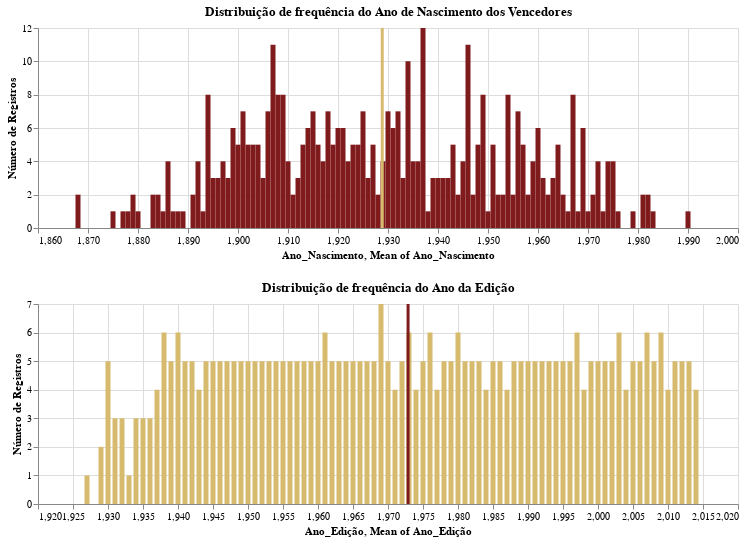

Notebook code cell kept with this figure:
### Code cell
birth_dist = alt.Chart(oscar).mark_bar(color=colors['red']).encode(
    alt.X('Ano_Nascimento:Q'),
    alt.Y('count()', title='Número de Registros'),
    tooltip='Ano_Nascimento:Q'
).properties(
    width=700,
    height=200,
    title={
        'text': 'Distribuição de frequência do Ano de Nascimento dos Vencedores',
        'anchor': 'middle'
    }
)

mean_birth = alt.Chart(oscar).mark_rule(color=colors['gold']).encode(
    x='mean(Ano_Nascimento)',
    size=alt.value(3)
)

edition_dist = alt.Chart(oscar).mark_bar(color=colors['gold']).encode(
    alt.X('Ano_Edição:Q'),
    alt.Y('count()', title='Número de Registros'),
    tooltip='Ano_Edição:Q'
).properties(
    width=700,
    height=200,
    title={
        'text': 'Distribuição de frequência do Ano da Edição',
        'anchor': 'middle'
    }
)

mean_edition = alt.Chart(oscar).mark_rule(color=colors['red']).encode(
    x='mean(Ano_Edição)',
    size=alt.value(3)
) 

(birth_dist + mean_birth) & (edition_dist + mean_edition)

### Figure 1 — Vega-Lite specification as saved in the notebook (floating-point values rounded to 4 significant figures; data arrays with more than 128 entries replaced by an {"elided": "..."} marker saying what was removed)
{"config": {"view": {"continuousWidth": 300, "continuousHeight": 300}}, "vconcat": [{"layer": [{"mark": {"type": "bar", "color": "#801B1D"}, "encoding": {"tooltip": {"field": "Ano_Nascimento", "type": "quantitative"}, "x": {"field": "Ano_Nascimento", "type": "quantitative"}, "y": {"aggregate": "count", "title": "Número de Registros", "type": "quantitative"}}, "title": {"text": "Distribuição de frequência do Ano de Nascimento dos Vencedores", "anchor": "middle"}}, {"mark": {"type": "rule", "color": "#D6BB6E"}, "encoding": {"size": {"value": 3}, "x": {"aggregate": "mean", "field": "Ano_Nascimento", "type": "quantitative"}}}], "height": 200, "width": 700}, {"layer": [{"mark": {"type": "bar", "color": "#D6BB6E"}, "encoding": {"tooltip": {"field": "Ano_Edição", "type": "quantitative"}, "x": {"field": "Ano_Edição", "type": "quantitative"}, "y": {"aggregate": "count", "title": "Número de Registros", "type": "quantitative"}}, "title": {"text": "Distribuição de frequência do Ano da Edição", "anchor": "middle"}}, {"mark": {"type": "rule", "color": "#801B1D"}, "encoding": {"size": {"value": 3}, "x": {"aggregate": "mean", "field": "Ano_Edição", "type": "quantitative"}}}], "height": 200, "width": 700}], "data": {"name": "data-06d1c38db22666009ebb04f092631739"}, "$schema": "https://vega.github.io/schema/vega-lite/v5.20.1.json", "datasets": {"data-06d1c38db22666009ebb04f092631739": {"elided": "415 records"}}}
